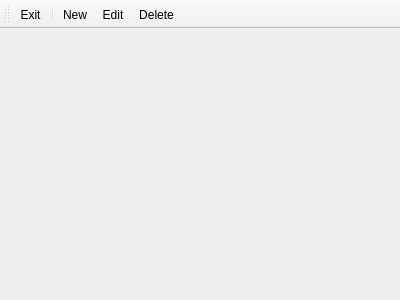
<?xml version="1.0" encoding="UTF-8"?>
<ui version="4.0">
 <class>MainWindow</class>
 <widget class="QMainWindow" name="MainWindow">
  <property name="geometry">
   <rect>
    <x>0</x>
    <y>0</y>
    <width>400</width>
    <height>300</height>
   </rect>
  </property>
  <property name="windowTitle">
   <string>User management</string>
  </property>
  <property name="windowIcon">
   <iconset resource="UserManagement.qrc">
    <normaloff>:/resources/UserManagement.ico</normaloff>:/resources/UserManagement.ico</iconset>
  </property>
  <widget class="QWidget" name="centralWidget"/>
  <widget class="QToolBar" name="mainToolBar">
   <property name="iconSize">
    <size>
     <width>40</width>
     <height>40</height>
    </size>
   </property>
   <property name="toolButtonStyle">
    <enum>Qt::ToolButtonTextUnderIcon</enum>
   </property>
   <attribute name="toolBarArea">
    <enum>TopToolBarArea</enum>
   </attribute>
   <attribute name="toolBarBreak">
    <bool>false</bool>
   </attribute>
   <addaction name="action_ExitApplication"/>
   <addaction name="separator"/>
   <addaction name="action_AddNewUser"/>
   <addaction name="action_EditUser"/>
   <addaction name="action_DeleteUser"/>
  </widget>
  <action name="action_AddNewUser">
   <property name="icon">
    <iconset resource="UserManagement.qrc">
     <normaloff>:/resources/40x40_patient_new.png</normaloff>:/resources/40x40_patient_new.png</iconset>
   </property>
   <property name="text">
    <string>Add new user</string>
   </property>
   <property name="iconText">
    <string>New</string>
   </property>
   <property name="toolTip">
    <string>Add new user to list</string>
   </property>
   <property name="shortcut">
    <string>Ctrl+N</string>
   </property>
  </action>
  <action name="action_EditUser">
   <property name="icon">
    <iconset resource="UserManagement.qrc">
     <normaloff>:/resources/40x40_patient_edit.png</normaloff>:/resources/40x40_patient_edit.png</iconset>
   </property>
   <property name="text">
    <string>Edit selected user</string>
   </property>
   <property name="iconText">
    <string>Edit</string>
   </property>
   <property name="toolTip">
    <string>Edit the selected user's data</string>
   </property>
   <property name="shortcut">
    <string>Ctrl+E</string>
   </property>
  </action>
  <action name="action_DeleteUser">
   <property name="icon">
    <iconset resource="UserManagement.qrc">
     <normaloff>:/resources/40x40_delete.png</normaloff>:/resources/40x40_delete.png</iconset>
   </property>
   <property name="text">
    <string>Delete selected user</string>
   </property>
   <property name="iconText">
    <string>Delete</string>
   </property>
   <property name="toolTip">
    <string>Delete selected user</string>
   </property>
   <property name="shortcut">
    <string>Ctrl+Del</string>
   </property>
  </action>
  <action name="action_ExitApplication">
   <property name="icon">
    <iconset resource="UserManagement.qrc">
     <normaloff>:/resources/40x40_shutdown.png</normaloff>:/resources/40x40_shutdown.png</iconset>
   </property>
   <property name="text">
    <string>Exit application</string>
   </property>
   <property name="iconText">
    <string>Exit</string>
   </property>
   <property name="toolTip">
    <string>Exit application</string>
   </property>
   <property name="shortcut">
    <string>Ctrl+Q</string>
   </property>
  </action>
 </widget>
 <layoutdefault spacing="6" margin="11"/>
 <resources>
  <include location="UserManagement.qrc"/>
 </resources>
 <connections/>
</ui>
